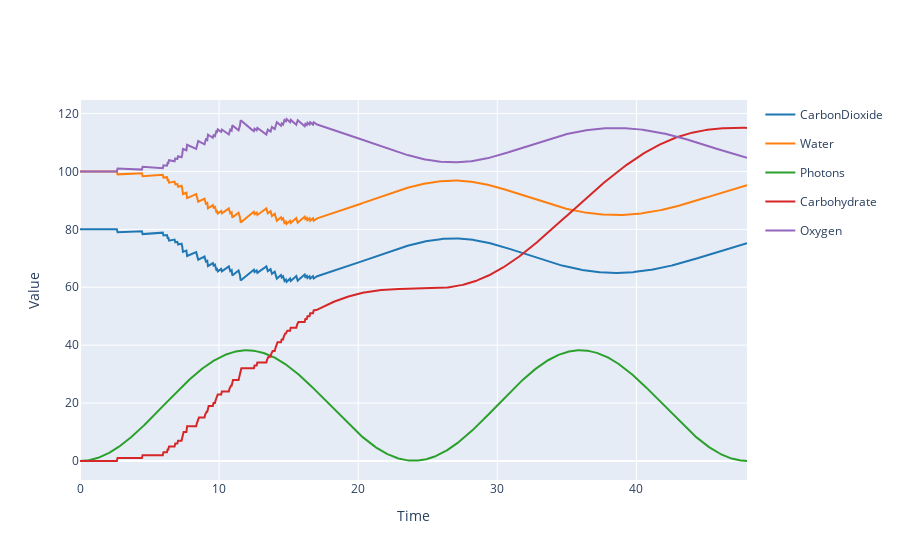

Here is the notebook cell this chart was saved with:
### Markdown cell above
# Visualization

### Code cell
results.plotplotly()

### Figure 1 — Plotly figure (JSON) as saved in the notebook; plotly's stock layout.template omitted (floating-point values rounded to 4 significant figures; data arrays with more than 128 entries replaced by an {"elided": "..."} marker saying what was removed)
{"data": [{"legendgroup": "CarbonDioxide", "line": {"color": "#1f77b4"}, "mode": "lines", "name": "CarbonDioxide", "type": "scatter", "x": {"elided": "960 float values"}, "y": {"elided": "960 float values"}}, {"legendgroup": "Water", "line": {"color": "#ff7f0e"}, "mode": "lines", "name": "Water", "type": "scatter", "x": {"elided": "960 float values"}, "y": {"elided": "960 float values"}}, {"legendgroup": "Photons", "line": {"color": "#2ca02c"}, "mode": "lines", "name": "Photons", "type": "scatter", "x": {"elided": "960 float values"}, "y": {"elided": "960 float values"}}, {"legendgroup": "Carbohydrate", "line": {"color": "#d62728"}, "mode": "lines", "name": "Carbohydrate", "type": "scatter", "x": {"elided": "960 float values"}, "y": {"elided": "960 float values"}}, {"legendgroup": "Oxygen", "line": {"color": "#9467bd"}, "mode": "lines", "name": "Oxygen", "type": "scatter", "x": {"elided": "960 float values"}, "y": {"elided": "960 float values"}}], "layout": {"showlegend": true, "title": {"text": ""}, "xaxis": {"title": {"text": "Time"}}, "yaxis": {"title": {"text": "Value"}}}}
